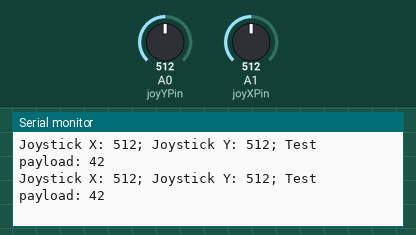
Simulated run of this sketch. Board: Arduino Uno, built with avr-gcc and run on an emulated ATmega328P. On the bench: the last lines printed to the serial monitor. The test bench sets the inputs (shaded band); at power-on: A0 (joyYPin) = 512, A1 (joyXPin) = 512. No radio packets arrive unless stated.

Above: at 1.2 s.
1.3 s: A0 (joyYPin) set to 106
At 1.37 s:
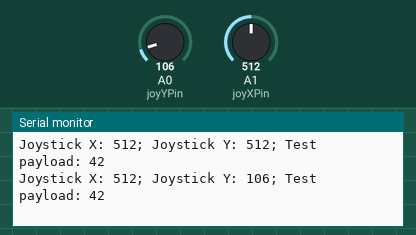
4.3 s: A0 (joyYPin) set to 92
At 4.34 s:
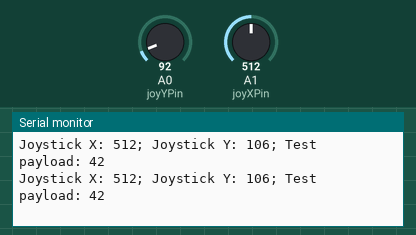
5.8 s: A1 (joyXPin) set to 106
At 5.83 s:
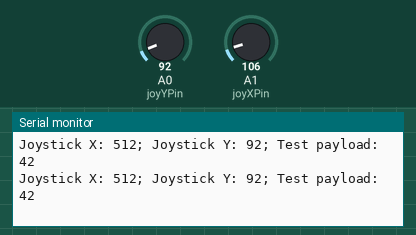
8.8 s: A1 (joyXPin) set to 89
At 8.8 s:
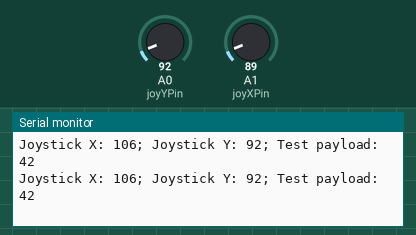
14.8 s: A1 (joyXPin) set to 11
At 14.84 s:
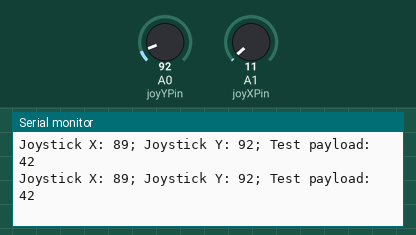
17.8 s: A1 (joyXPin) set to 8
At 17.8 s:
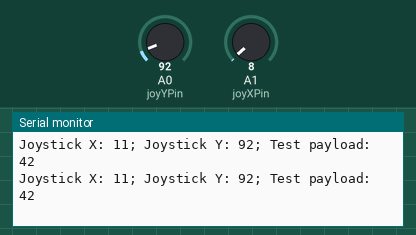
Timing chart, 0 to 20.8 s (numbered marks = the images above; inputs shaded):
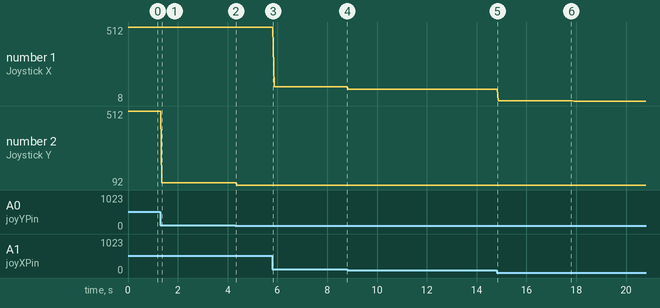

The sketch:

tx_module_with_joystick.ino
```cpp
#include <SPI.h>
#include <nRF24L01.h>
#include <RF24.h>

RF24 tx(7, 8); //transmitterObject(ce, cns)
const byte address[6] = "00001"; //any strign of 5 char designates an address;
int payload[3]; //payload is an array of 2 int values (joyX and joyY) to send;

int joyXPin = A1;
int joyYPin = A0;
int joyX;
int joyY;

void setup() {
  // put your setup code here, to run once:
  Serial.begin(9600);
  tx.begin();
  tx.openWritingPipe(address);
  tx.setPALevel(RF24_PA_MIN); //RF24_PA_MAX for major distances;
  tx.stopListening(); //Sets tx as transmitter;
}

void loop() {
  // put your main code here, to run repeatedly:
  joyX = analogRead(joyXPin); //reading joystick values
  joyY = analogRead(joyYPin);

  payload[0] = joyX; //setting payload array;
  payload[1] = joyY;
  payload[2] = 42; //test payload;
  tx.write(&payload, sizeof(payload)); //Sending payload

  Serial.print("Joystick X: ");
  Serial.print(payload[0]);
  Serial.print("; Joystick Y: ");
  Serial.print(payload[1]);
  Serial.print("; Test payload: ");
  Serial.println(payload[2]);

  delay(25);
}
```

Measured:
- after the input at 1.3 s, the serial monitor: prints a new line after 0.06 s (image 1)
- plotted number 1: 106 → 89 after the input at 8.8 s, 89 → 11 after the input at 14.8 s, 11 → 8 after the input at 17.8 s
- plotted number 2: 512 → 106 after the input at 1.3 s, 106 → 92 after the input at 4.3 s
